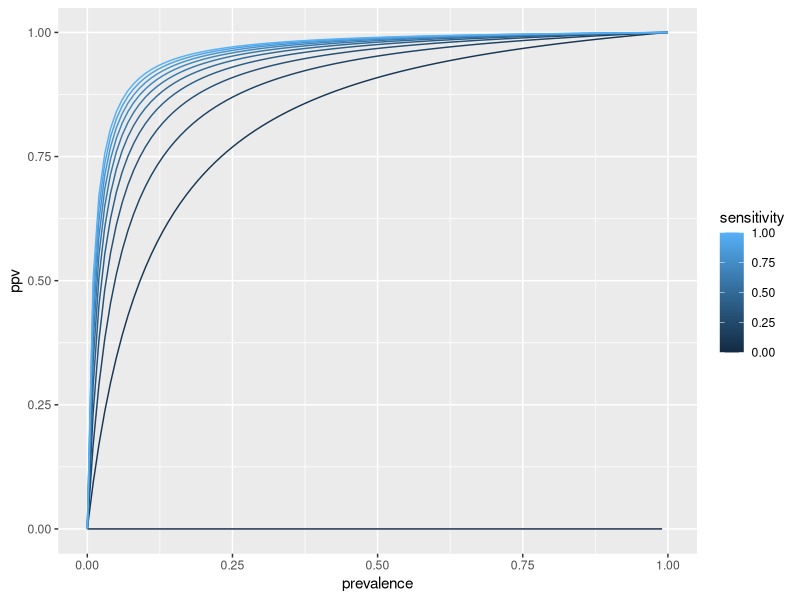

Source code (R):
## ---- chunk 1
library(tidyverse)
assay_ppv <- function(sensitivity, prevalence, specificity)
{
	sensitivity * prevalence / (sensitivity * prevalence + (1-specificity) * (1-prevalence))
}
d <- expand.grid(sensitivity = seq(0, 1, by=0.1), prevalence=seq(0, 1, by=0.01), specificity=0.99)

d$ppv = assay_ppv(d$sensitivity, d$prevalence, d$specificity)
ggplot(d, aes(x=prevalence, y=ppv, group=as.factor(sensitivity))) +
	geom_line(aes(colour=sensitivity))
